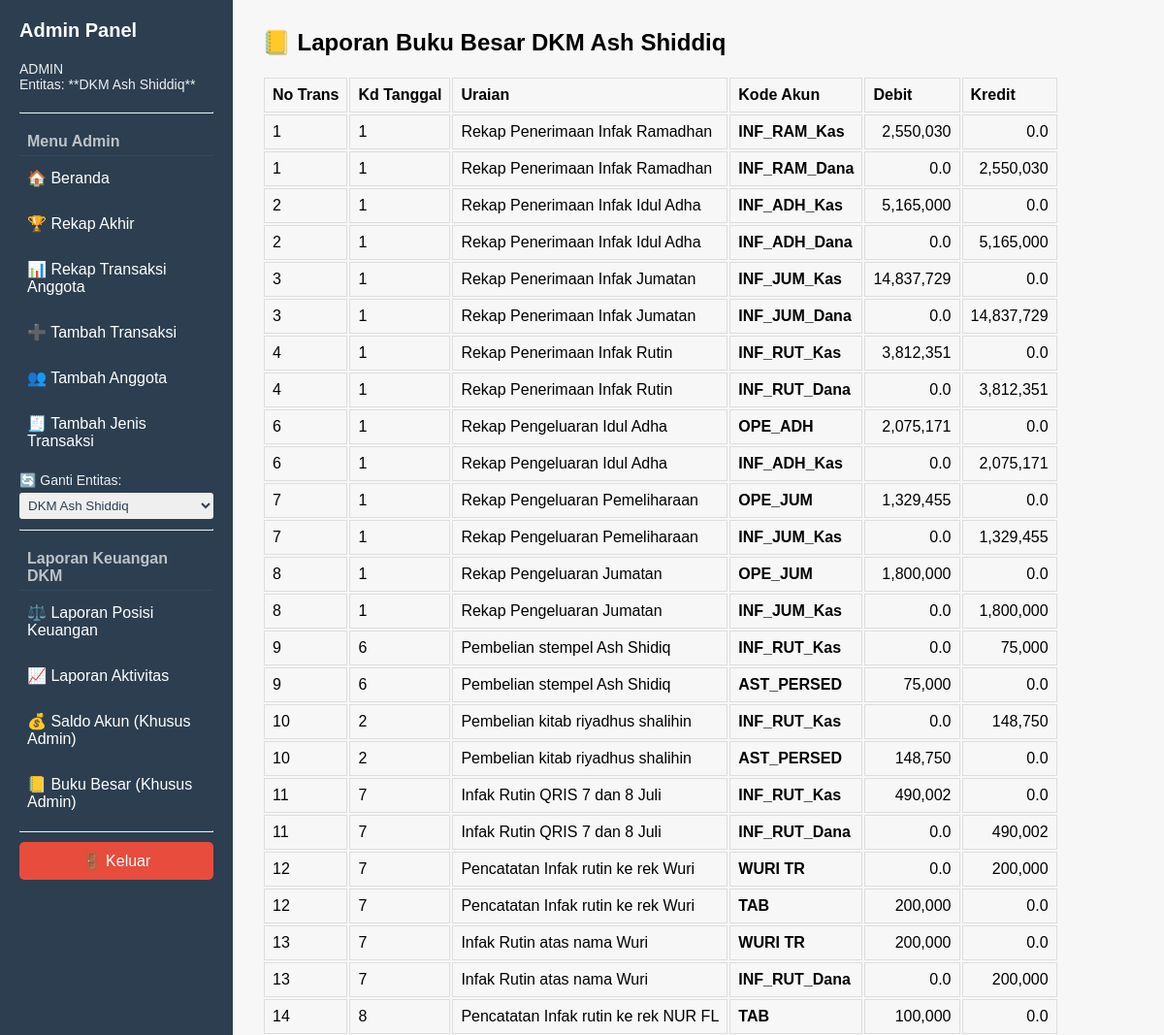
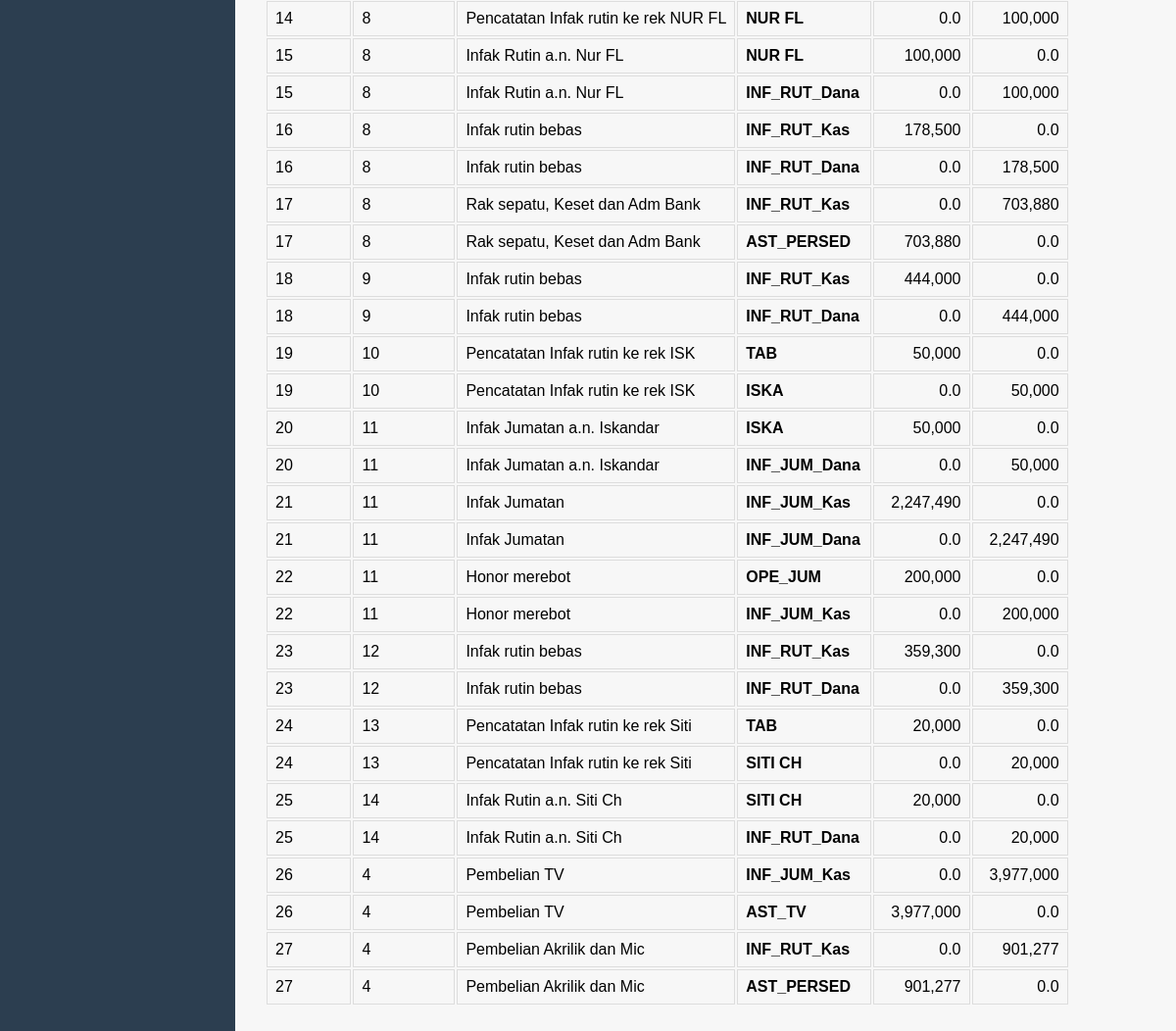
The page /buku_besar (signed in) on the database its author committed (2 pictures, top to bottom).
### tables this page shows
CREATE TABLE Transaksi (
    No INTEGER PRIMARY KEY,
    KodeAnggota TEXT,
    KodeJenisTrans TEXT,
    KdTanggal INTEGER,
    Jumlah INTEGER,
    Uraian TEXT,
    FOREIGN KEY (KodeAnggota) REFERENCES Anggota(KodeAnggota),
    FOREIGN KEY (KodeJenisTrans) REFERENCES JenisTransaksi(KodeJenisTrans),
    FOREIGN KEY (KdTanggal) REFERENCES HeaderTransaksi(IDTanggal)
);

### app.py (the view)
@app.route("/buku_besar")
def buku_besar():
    if session.get("user") != "admin":
        return redirect(url_for("login"))
    data = get_report_data("vw_BukuBesar_Final2", session.get("entitas"))
    return render_template("buku_besar.html", data=data)

### app.py (called while the page is built)
def get_connection(entitas=None):
    if not entitas:
        entitas = 'jurangmangucare'
    if entitas == 'jurangmangucare':
        db_name = 'jurangmangucare.db'
    elif entitas == 'dkm':
        db_name = 'DKMAshShiddiq.db'
    else:
        raise ValueError("Entitas tidak dikenal: {}".format(entitas))
    conn = sqlite3.connect(db_name)
    conn.row_factory = sqlite3.Row
    return conn

def get_report_data(view_name, entitas="dkm"):
    if entitas != "dkm":
        flash("Laporan Keuangan hanya tersedia untuk DKM Ash Shiddiq.", "warning")
        return []
    conn = get_connection(entitas)
    try:
        query = f"SELECT * FROM {view_name}"
        rows = conn.execute(query).fetchall()
        data_dicts = [dict(row) for row in rows]
        return data_dicts
    except sqlite3.OperationalError as e:
        flash(f"Error Database: View '{view_name}' tidak ditemukan. Pesan: {e}", "error")
        return []
    finally:
        conn.close()

### templates/buku_besar.html (shortened to what this page needs)
{% extends "base_admin.html" %}
{% block content %}
<h2>📒 Laporan Buku Besar DKM Ash Shiddiq</h2>
<table>
    <thead>
        <tr>
            <th>No Trans</th>
            <th>Kd Tanggal</th>
            <th>Uraian</th>
            <th>Kode Akun</th>
            <th class="numeric">Debit</th>
            <th class="numeric">Kredit</th>
        </tr>
    </thead>
    <tbody>
        {% for row in data %}
        <tr>
            <td>{{ row["No"] }}</td>
            <td>{{ row["KdTanggal"] }}</td>
            <td>{{ row["Uraian"] }}</td>
            <td><strong>{{ row["KodeAkun"] }}</strong></td>
            <td class="numeric">{{ "{:,}".format(row["Debit"]|default(0)) }}</td>
            <td class="numeric">{{ "{:,}".format(row["Kredit"]|default(0)) }}</td>
        </tr>
        {% endfor %}
    </tbody>
</table>
{% endblock %}

### templates/base_admin.html (style rules this page uses)
body { margin: 0; font-family: Arial, sans-serif; display: flex; height: 100vh; }
h2 { margin-top: 0; }

### templates/buku_besar.html (style rules this page uses)
th, td { border: 1px solid #ddd; padding: 8px; text-align: left; }
td.numeric { text-align: right; }

### rows shown on the page
Transaksi: No "1", KdTanggal "1", Uraian "Rekap Penerimaan Infak Ramadhan", KodeAkun "INF_RAM_Kas", Debit "2,550,030", Kredit "0.0", KodeAkun "INF_RAM_Dana", Debit "0.0", Kredit "2,550,030"
Transaksi: No "2", KdTanggal "1", Uraian "Rekap Penerimaan Infak Idul Adha", KodeAkun "INF_ADH_Kas", Debit "5,165,000", Kredit "0.0", KodeAkun "INF_ADH_Dana", Debit "0.0", Kredit "5,165,000"
Transaksi: No "3", KdTanggal "1", Uraian "Rekap Penerimaan Infak Jumatan", KodeAkun "INF_JUM_Kas", Debit "14,837,729", Kredit "0.0", KodeAkun "INF_JUM_Dana", Debit "0.0", Kredit "14,837,729"
Transaksi: No "4", KdTanggal "1", Uraian "Rekap Penerimaan Infak Rutin", KodeAkun "INF_RUT_Kas", Debit "3,812,351", Kredit "0.0", KodeAkun "INF_RUT_Dana", Debit "0.0", Kredit "3,812,351"
Transaksi: No "6", KdTanggal "1", Uraian "Rekap Pengeluaran Idul Adha", KodeAkun "OPE_ADH", Debit "2,075,171", Kredit "0.0", KodeAkun "INF_ADH_Kas", Debit "0.0", Kredit "2,075,171"
Transaksi: No "7", KdTanggal "1", Uraian "Rekap Pengeluaran Pemeliharaan", KodeAkun "OPE_JUM", Debit "1,329,455", Kredit "0.0", KodeAkun "INF_JUM_Kas", Debit "0.0", Kredit "1,329,455"
Transaksi: No "8", KdTanggal "1", Uraian "Rekap Pengeluaran Jumatan", KodeAkun "OPE_JUM", Debit "1,800,000", Kredit "0.0", KodeAkun "INF_JUM_Kas", Debit "0.0", Kredit "1,800,000"
Transaksi: No "9", KdTanggal "6", Uraian "Pembelian stempel Ash Shidiq", KodeAkun "INF_RUT_Kas", Debit "0.0", Kredit "75,000", KodeAkun "AST_PERSED", Debit "75,000", Kredit "0.0"
Transaksi: No "10", KdTanggal "2", Uraian "Pembelian kitab riyadhus shalihin", KodeAkun "INF_RUT_Kas", Debit "0.0", Kredit "148,750", KodeAkun "AST_PERSED", Debit "148,750", Kredit "0.0"
Transaksi: No "11", KdTanggal "7", Uraian "Infak Rutin QRIS 7 dan 8 Juli", KodeAkun "INF_RUT_Kas", Debit "490,002", Kredit "0.0", KodeAkun "INF_RUT_Dana", Debit "0.0", Kredit "490,002"
Transaksi: No "12", KdTanggal "7", Uraian "Pencatatan Infak rutin ke rek Wuri", KodeAkun "WURI TR", Debit "0.0", Kredit "200,000", KodeAkun "TAB", Debit "200,000", Kredit "0.0"
Transaksi: No "13", KdTanggal "7", Uraian "Infak Rutin atas nama Wuri", KodeAkun "WURI TR", Debit "200,000", Kredit "0.0", KodeAkun "INF_RUT_Dana", Debit "0.0", Kredit "200,000"
Transaksi: No "14", KdTanggal "8", Uraian "Pencatatan Infak rutin ke rek NUR FL", KodeAkun "TAB", Debit "100,000", Kredit "0.0", KodeAkun "NUR FL", Debit "0.0", Kredit "100,000"
Transaksi: No "15", KdTanggal "8", Uraian "Infak Rutin a.n. Nur FL", KodeAkun "NUR FL", Debit "100,000", Kredit "0.0", KodeAkun "INF_RUT_Dana", Debit "0.0", Kredit "100,000"
Transaksi: No "16", KdTanggal "8", Uraian "Infak rutin bebas", KodeAkun "INF_RUT_Kas", Debit "178,500", Kredit "0.0", KodeAkun "INF_RUT_Dana", Debit "0.0", Kredit "178,500"
Transaksi: No "17", KdTanggal "8", Uraian "Rak sepatu, Keset dan Adm Bank", KodeAkun "INF_RUT_Kas", Debit "0.0", Kredit "703,880", KodeAkun "AST_PERSED", Debit "703,880", Kredit "0.0"
Transaksi: No "18", KdTanggal "9", Uraian "Infak rutin bebas", KodeAkun "INF_RUT_Kas", Debit "444,000", Kredit "0.0", KodeAkun "INF_RUT_Dana", Debit "0.0", Kredit "444,000"
Transaksi: No "19", KdTanggal "10", Uraian "Pencatatan Infak rutin ke rek ISK", KodeAkun "TAB", Debit "50,000", Kredit "0.0", KodeAkun "ISKA", Debit "0.0", Kredit "50,000"
Transaksi: No "20", KdTanggal "11", Uraian "Infak Jumatan a.n. Iskandar", KodeAkun "ISKA", Debit "50,000", Kredit "0.0", KodeAkun "INF_JUM_Dana", Debit "0.0", Kredit "50,000"
Transaksi: No "21", KdTanggal "11", Uraian "Infak Jumatan", KodeAkun "INF_JUM_Kas", Debit "2,247,490", Kredit "0.0", KodeAkun "INF_JUM_Dana", Debit "0.0", Kredit "2,247,490"
Transaksi: No "22", KdTanggal "11", Uraian "Honor merebot", KodeAkun "OPE_JUM", Debit "200,000", Kredit "0.0", KodeAkun "INF_JUM_Kas", Debit "0.0", Kredit "200,000"
Transaksi: No "23", KdTanggal "12", Uraian "Infak rutin bebas", KodeAkun "INF_RUT_Kas", Debit "359,300", Kredit "0.0", KodeAkun "INF_RUT_Dana", Debit "0.0", Kredit "359,300"
Transaksi: No "24", KdTanggal "13", Uraian "Pencatatan Infak rutin ke rek Siti", KodeAkun "TAB", Debit "20,000", Kredit "0.0", KodeAkun "SITI CH", Debit "0.0", Kredit "20,000"
Transaksi: No "25", KdTanggal "14", Uraian "Infak Rutin a.n. Siti Ch", KodeAkun "SITI CH", Debit "20,000", Kredit "0.0", KodeAkun "INF_RUT_Dana", Debit "0.0", Kredit "20,000"
Transaksi: No "26", KdTanggal "4", Uraian "Pembelian TV", KodeAkun "INF_JUM_Kas", Debit "0.0", Kredit "3,977,000", KodeAkun "AST_TV", Debit "3,977,000", Kredit "0.0"
Transaksi: No "27", KdTanggal "4", Uraian "Pembelian Akrilik dan Mic", KodeAkun "INF_RUT_Kas", Debit "0.0", Kredit "901,277", KodeAkun "AST_PERSED", Debit "901,277", Kredit "0.0"
